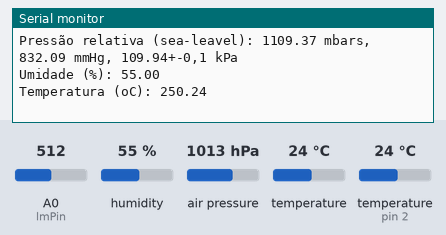
The sketch below on a simulated Arduino Uno, built with avr-gcc and run on an emulated ATmega328P. Shown: the last lines printed to the serial monitor. The inputs (shaded band) are chosen by the test bench; at power-on: humidity 55 %, air pressure 1013 hPa, A0 (lmPin) = 512, temperature 24 °C, temperature (sensor on pin 2) 24 °C.

Above: at 5.8 s.
5.9 s: humidity set to 22 %
At 11.1 s:
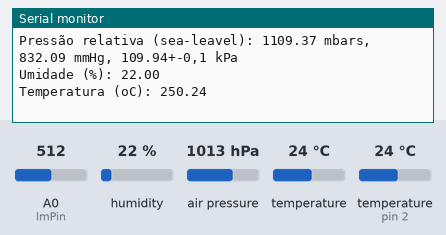
11.9 s: air pressure set to 952 hPa
At 16.0 s:
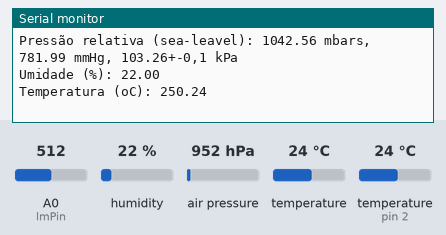
17.9 s: A0 (lmPin) set to 716
At 20.8 s:
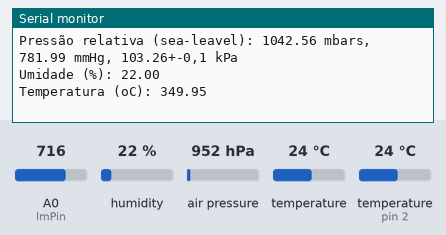
23.9 s: humidity set to 40 %
At 25.8 s:
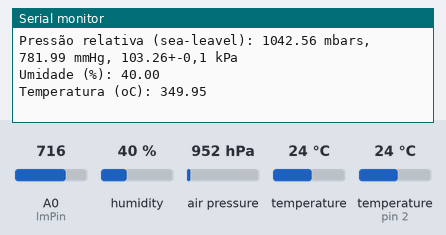
29.9 s: air pressure set to 975 hPa
At 31.8 s:
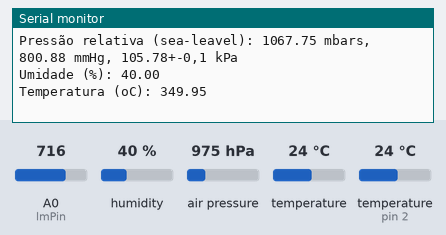
35.9 s: A0 (lmPin) set to 992
At 41.6 s:
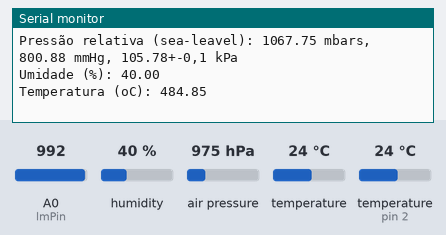
Timing chart, 0 to 42.9 s (numbered marks = the images above; inputs shaded):
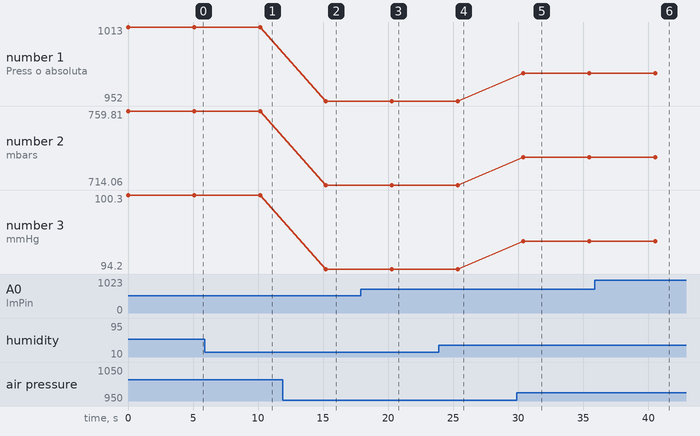

The sketch:

Estacao_Meteorologica.ino
```cpp
#include <SFE_BMP180.h>
#include <Wire.h>
#include <dht11.h>

dht11 sensor;
SFE_BMP180 pressure;

#define ALTITUDE 760.0 // Altitude of SparkFun's HQ in Boulder, CO. in meters

int lmPin = A0;

void setup()
{
  Serial.begin(115200);
  Serial.println("REBOOT");
  pinMode(lmPin, INPUT);
  if (pressure.begin())
    Serial.println("BMP180 init success");
  else
  {
    Serial.println("BMP180 init fail\n\n");
    while(1);
  }
}

void loop()
{
  char status;
  double T,P,p0,a;

  status = pressure.startTemperature();
  if (status != 0)
  {
    delay(status);

    status = pressure.getTemperature(T);
    if (status != 0)
    {
      status = pressure.startPressure(3);
      if (status != 0)
      {
        delay(status);

        status = pressure.getPressure(P,T);
        if (status != 0)
        {
          // Print out the measurement:
          Serial.print("Pressão absoluta: ");
          Serial.print(P,2);
          Serial.print(" mbars, ");
          Serial.print(P*0.7500617,2);
          Serial.print(" mmHg, ");
          Serial.print(P*0.1-1,2);
          Serial.println(" +-0,1 kPa");

          p0 = pressure.sealevel(P,ALTITUDE);
          Serial.print("Pressão relativa (sea-leavel): ");
          Serial.print(p0,2);
          Serial.print(" mbars, ");
          Serial.print(p0*0.7500617,2);
          Serial.print(" mmHg, ");
          Serial.print(p0*0.1-1,2);
          Serial.println("+-0,1 kPa");
        }
        else Serial.println("error retrieving pressure measurement\n");
      }
      else Serial.println("error starting pressure measurement\n");
    }
    else Serial.println("error retrieving temperature measurement\n");
  }
  else Serial.println("error starting temperature measurement\n");

  int chk = sensor.read(2);
  switch(chk) {
    case DHTLIB_OK:
      break;
    case DHTLIB_ERROR_CHECKSUM:
      break;
    case DHTLIB_ERROR_TIMEOUT:
      break;
    default:
      break;
  }
  Serial.print("Umidade (%): ");
  Serial.println((float)sensor.humidity, 2);
  Serial.print("Temperatura (oC): ");
  Serial.println(tempC());
  delay(5000);
}

float tempC() {
  float raw = analogRead(lmPin);
  float percent = raw/1023.0; // <2>
  float volts = percent*5; // <3>
  return 100.0*volts; // <4>
}
```

Measured:
- after the input at 5.9 s, the serial monitor: prints a new line after 4.3 s (image 1)
- after the input at 11.9 s, the serial monitor: prints a new line after 3.3 s (image 2)
- after the input at 17.9 s, the serial monitor: prints a new line after 2.4 s (image 3)
- after the input at 23.9 s, the serial monitor: prints a new line after 1.5 s (image 4)
- after the input at 29.9 s, the serial monitor: prints a new line after 0.51 s (image 5)
- after the input at 35.9 s, the serial monitor: prints a new line after 4.7 s (image 6)
- plotted number 1: 1013 → 952 after the input at 11.9 s, 952 → 975 after the input at 29.9 s
- plotted number 2: 759.81 → 714.06 after the input at 11.9 s, 714.06 → 731.31 after the input at 29.9 s
